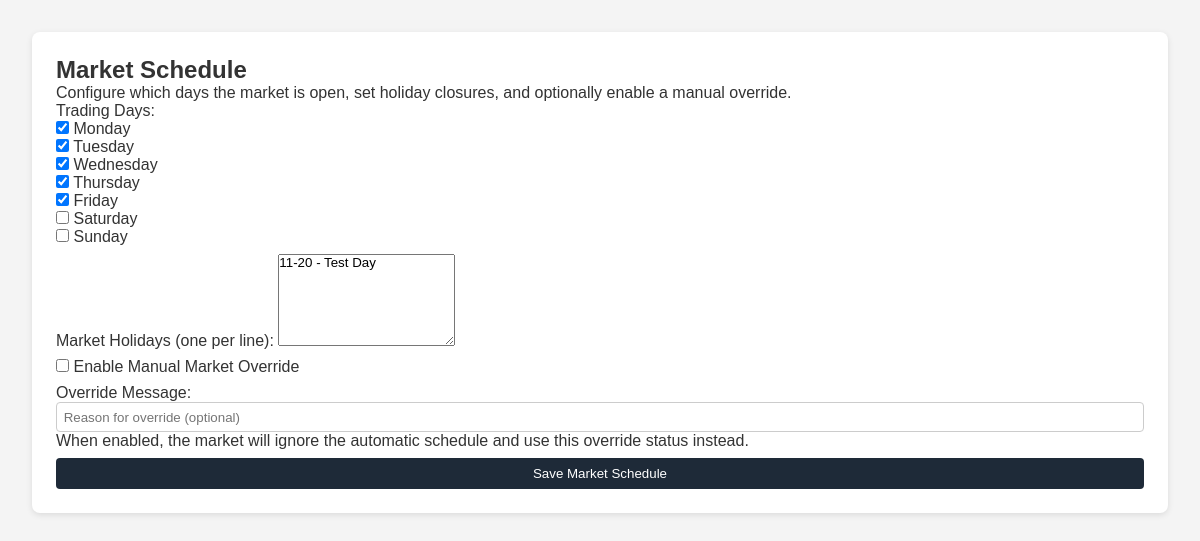
The app's page /admin/market/schedule (signed in), older data.
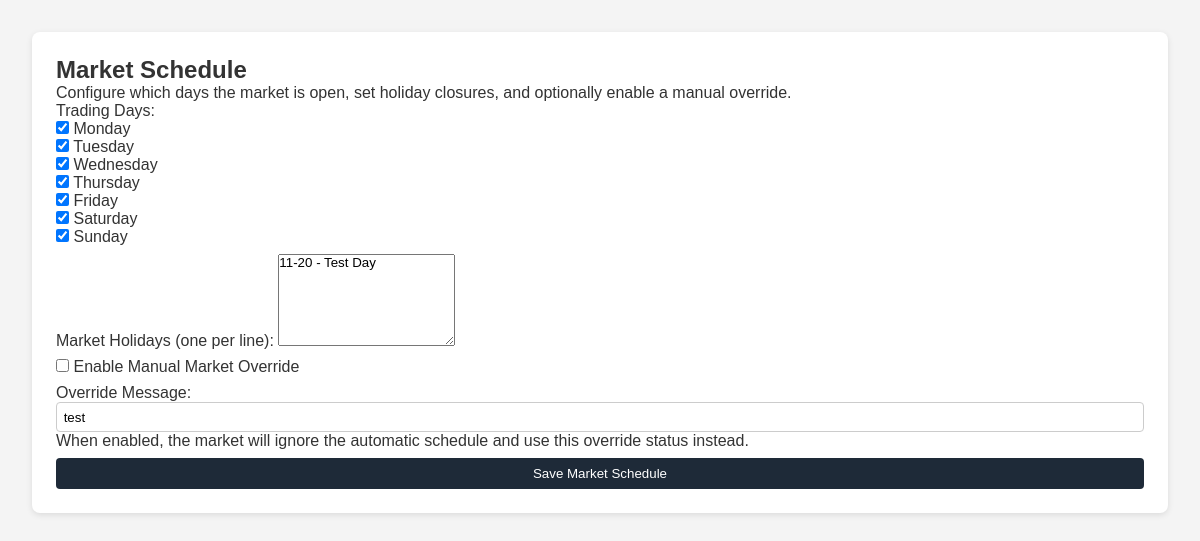
The same page, newer data.
### tables this page shows
CREATE TABLE market_schedule (
    id INTEGER PRIMARY KEY CHECK (id = 1),
    open_time TEXT DEFAULT '09:30',
    close_time TEXT DEFAULT '16:00',
    timezone TEXT DEFAULT 'EST',
    trading_days TEXT DEFAULT 'monday,tuesday,wednesday,thursday,friday',
    holidays TEXT DEFAULT '',
    manual_override INTEGER DEFAULT 0,
    manual_message TEXT DEFAULT ''
);

### app.py (the view, shortened to what this page needs)
@app.route("/admin/market/schedule", methods=["GET", "POST"])
def admin_market_schedule():
    check = require_admin()
    if check:
        return check
    conn = get_db_connection()
    settings = get_market_schedule()
    conn.close()
    active_days = settings["trading_days"].split(",") if settings["trading_days"] else []
    all_days = ["monday","tuesday","wednesday","thursday","friday","saturday","sunday"]
    return render_template(
        "admin_market_schedule.html",
        settings=settings,
        active_days=active_days,
        days=all_days
    )

### app.py (called while the page is built)
def get_db_connection():
    conn = sqlite3.connect(DB_NAME)
    conn.row_factory = sqlite3.Row
    return conn

def require_admin():
    if 'user_id' not in session:
        flash("You must be logged in.", "error")
        return redirect(url_for('login'))
    conn = get_db_connection()
    user = conn.execute(
        'SELECT is_admin FROM users WHERE user_id = ?',
        (session['user_id'],)
    ).fetchone()
    conn.close()
    if not user:
        flash("User not found.", "error")
        return redirect(url_for('login'))
    is_admin = user['is_admin'] if 'is_admin' in user.keys() else 0
    if int(is_admin) != 1:
        flash("Administrator access required.", "error")
        if 'user_id' in session:
            return redirect(url_for('dashboard', user_id=session.get('user_id')))
        return redirect(url_for('login'))
    return None

def get_market_schedule():
    conn = get_db_connection()
    schedule = conn.execute(
        "SELECT * FROM market_schedule ORDER BY id DESC LIMIT 1"
    ).fetchone()
    conn.close()
    return schedule

### templates/admin_market_schedule.html (shortened to what this page needs)
<!DOCTYPE html>
<html lang="en">
<head>
  <link rel="stylesheet" href="{{ url_for('static', filename='styles.css') }}">
</head>
<body>
<main>
  <section class="panel">
    <h2>Market Schedule</h2>
    <p>Configure which days the market is open, set holiday closures, and optionally enable a manual override.</p>
    <form method="post">
      <div>
        <label>Trading Days:</label>
        {% for day in days %}
          <div>
            <input
              type="checkbox"
              id="day_{{ day }}"
              name="day_{{ day }}"
              value="{{ day }}"
              {% if day in active_days %}checked{% endif %}
            >
            <label for="day_{{ day }}">{{ day.capitalize() }}</label>
          </div>
        {% endfor %}
      </div>
      <div>
        <label for="holidays">Market Holidays (one per line):</label>
        <textarea
          id="holidays"
          name="holidays"
          rows="6"
          placeholder="01-01 - New Year's Day&#10;07-04 - Independence Day&#10;12-25 - Christmas Day"
        >{{ settings.holidays or "" }}</textarea>
      </div>
      <div class="manual-override-block">
        <label>
          <input
            type="checkbox"
            id="manual_override"
            name="manual_override"
          >
          Enable Manual Market Override
        </label>
        <div style="margin-top: 8px;">
          <label for="manual_message">Override Message:</label>
          <input
            type="text"
            id="manual_message"
            name="manual_message"
            placeholder="Reason for override (optional)"
            value="{{ settings.manual_message or '' }}"
            style="width: 100%;"
          >
        </div>
        <p class="note">
          When enabled, the market will ignore the automatic schedule and use this override status instead.
        </p>
      </div>
      <button type="submit">Save Market Schedule</button>
    </form>
  </section>
</main>
</body>
</html>

Row changes from the older to the newer data that the page shows:
changed market_schedule "11-20 - Test Day": manual_message (not shown) → "test"
Text that changed along with them:
form field day: "☐" → "☑"
